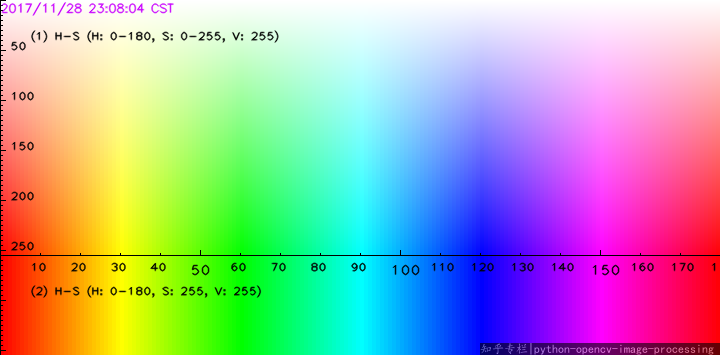
#> input picture 6. Computer Vision/03. Histograms, transformations and Bitwise ops/img/hsv.png, 720 x 355 px
$ jupyter execute 'Mini Projects.ipynb'   (shell and % lines are left out)
#> lines starting #> are read from the running program, lines starting #| are printed output that depends on the picture; after the words box and inside, x2 and y2 are one past the last pixel; in counts of white or black regions, pixels touching at a corner belong together
# Mini projects

## Green screen

1. Create a method to process an image with a green screen, replace the green screen with a background image

1. Adapt it to use your webcam and try it out, you might need to change the green screen to another color that you can use as your backgrouns (for example maybe white if you have a white wall behind you)

[cell 1]
import cv2
import numpy as np
import matplotlib.pyplot as plt

[cell 2]
hsv_map = cv2.imread('img/hsv.png')
#> hsv_map is the input picture: shape (355, 720, 3); mean B, G, R 170.7, 171.1, 169.8
plt.imshow(cv2.cvtColor(hsv_map, cv2.COLOR_BGR2RGB))

[cell 3]
test = cv2.imread('img/green-screen.png')
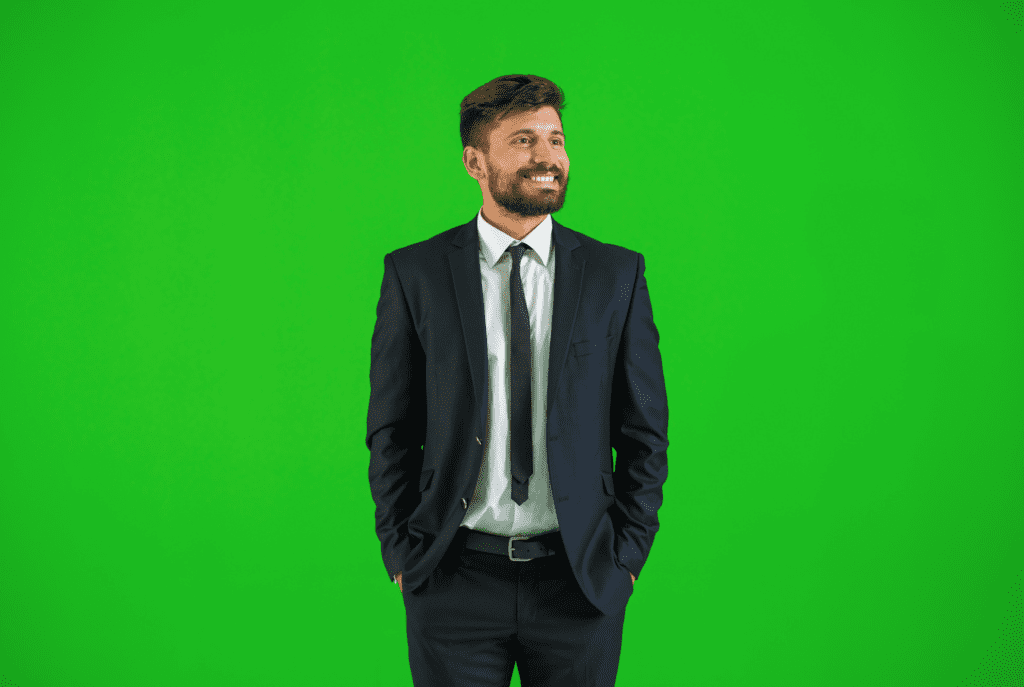
#> input picture 6. Computer Vision/03. Histograms, transformations and Bitwise ops/img/green-screen.png, 1024 x 687 px
#> test is the input picture: shape (687, 1024, 3); mean B, G, R 37.1, 163.3, 34.6
test_rgb = cv2.cvtColor(test, cv2.COLOR_BGR2RGB)
back_test = cv2.imread('img/day3.jpg')
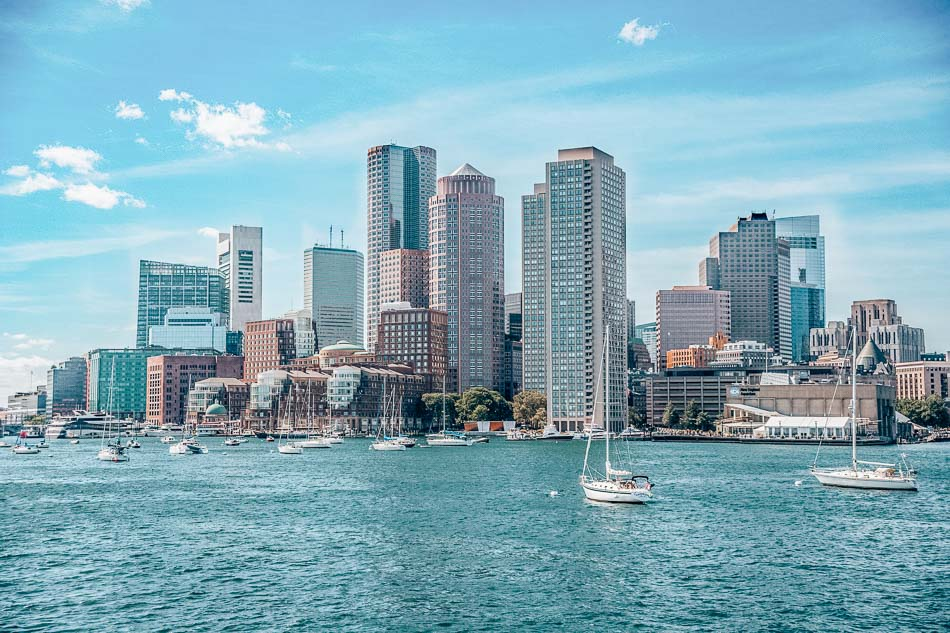
#> input picture 6. Computer Vision/03. Histograms, transformations and Bitwise ops/img/day3.jpg, 950 x 633 px
#> back_test is the input picture: shape (633, 950, 3); mean B, G, R 186.1, 171.7, 129.5
plt.imshow(test_rgb)

[cell 4]
def green_screen(img, back):
    test = cv2.cvtColor(img, cv2.COLOR_BGR2HSV)
#> test: shape (687, 1024, 3); mean H, S, V 65.4, 188.2, 164.4
    low = (40,1,5)
    high = (85,260,800)
    mask = cv2.inRange(test,low,high)
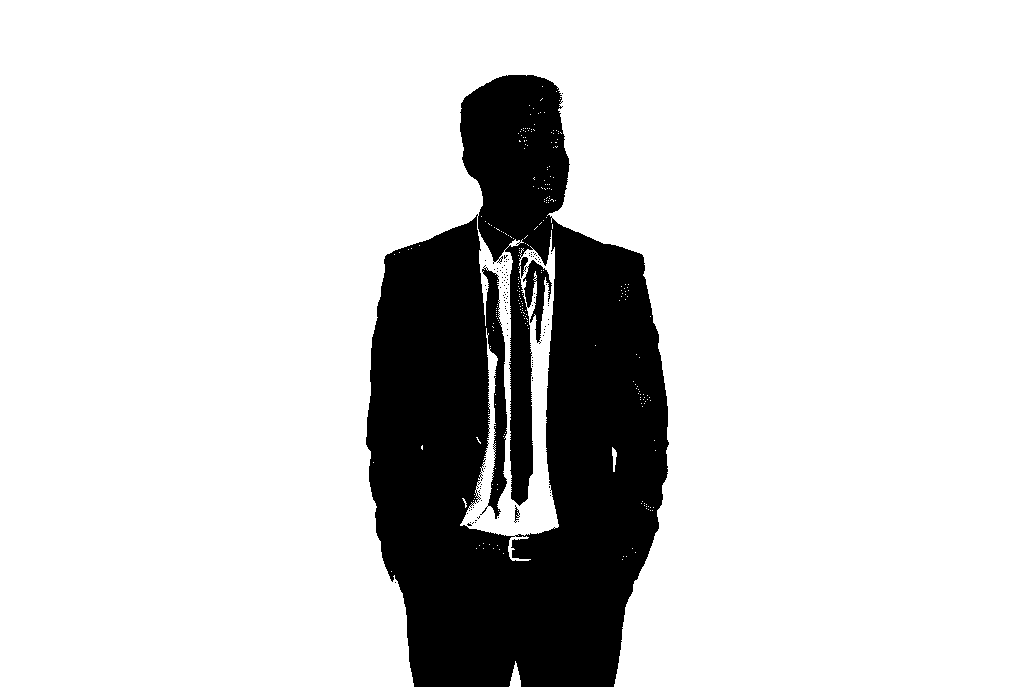
#> mask: shape (687, 1024); 82.6% white; 109 black regions (107 under 20 px), largest, box (x1, y1, x2, y2) and area: (366, 75, 669, 687) 122443, (514, 505, 520, 523) 44
    mask = cv2.bitwise_not(mask)
    s = img.copy()
    s[mask==0] = [0,0,0]
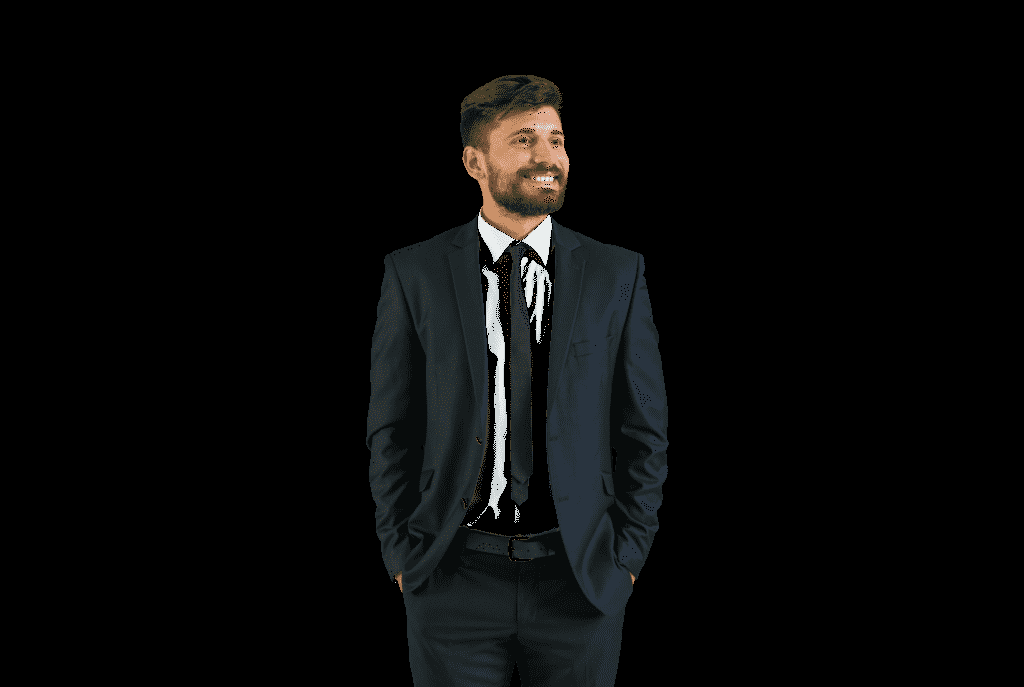
#> s: shape (687, 1024, 3); mean B, G, R 9, 9.1, 8.5
    #s = cv2.bitwise_xor(img,s)

    back = cv2.resize(back, (img.shape[1],img.shape[0]))
    back[mask!=0] = [0,0,0]
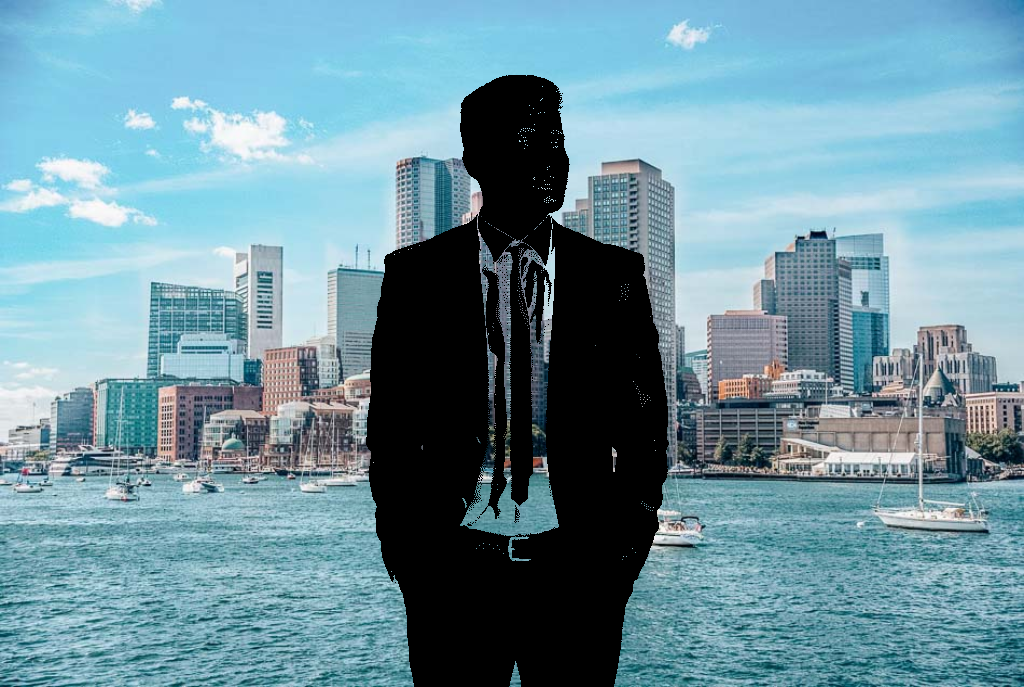
#> back: shape (687, 1024, 3); mean B, G, R 159, 146.2, 109.5
    o = cv2.add(back,s)
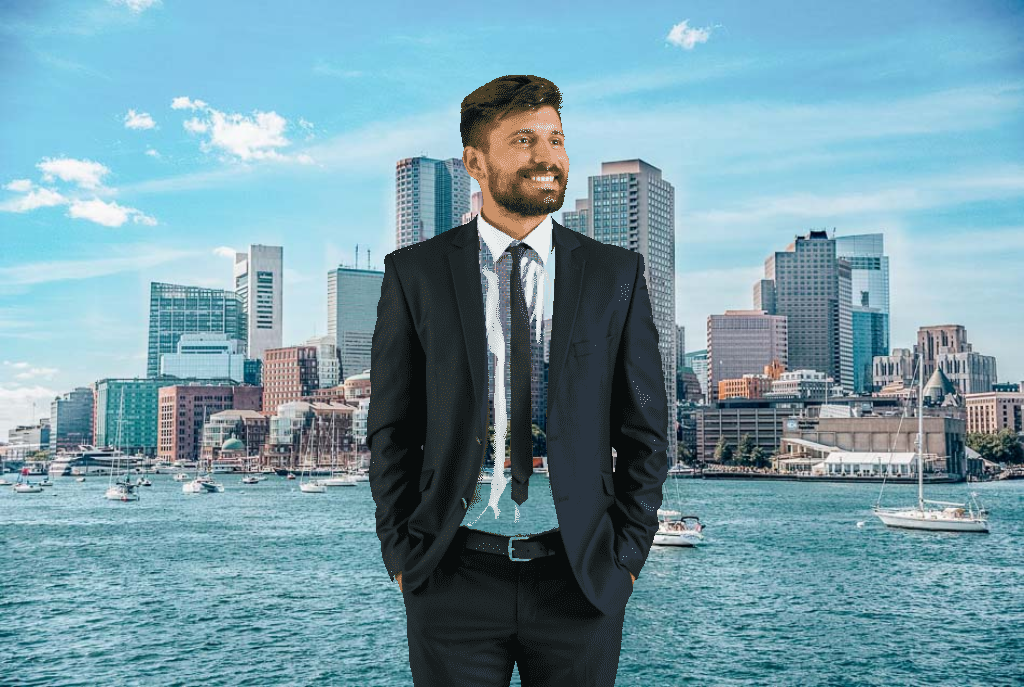
#> o: shape (687, 1024, 3); mean B, G, R 168, 155.3, 118
    plt.imshow(cv2.cvtColor(o,cv2.COLOR_BGR2RGB))
green_screen(test, back_test)
